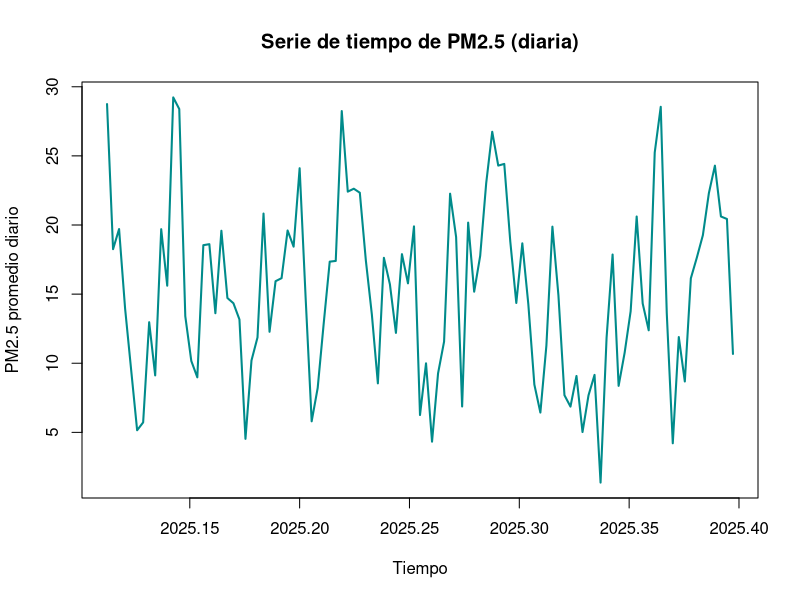
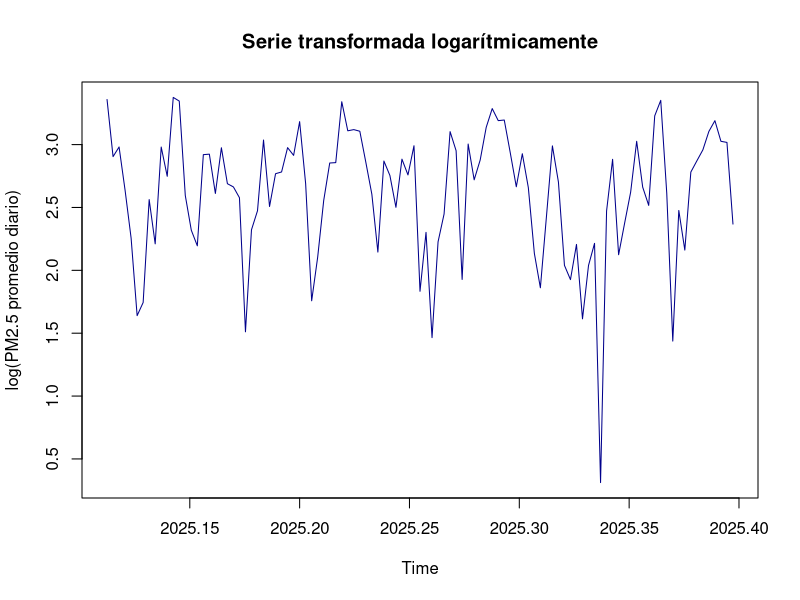
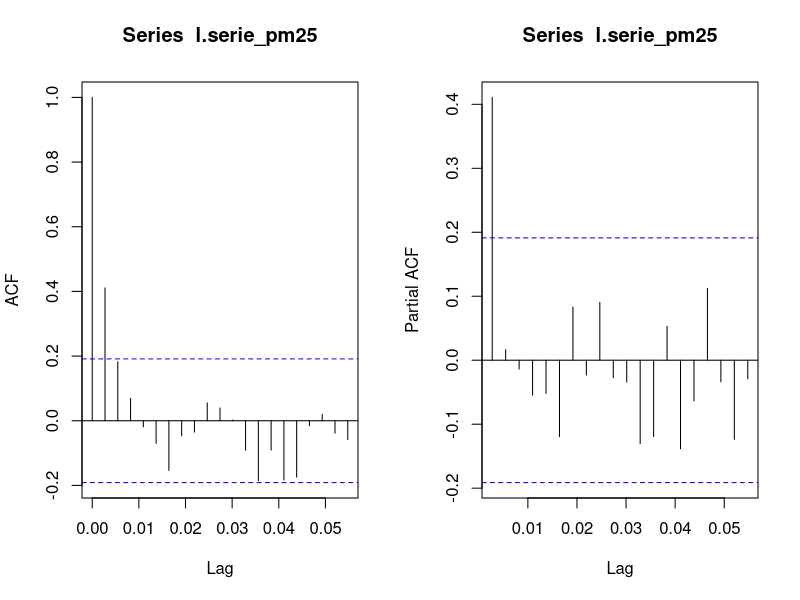

The R source for these figures, in order:
## ---- chunk 1
setwd("C:/PERSONAL_MAPU/UNIVERSIDADES/NACIONAL/SERIES_DE_TIEMPO_UNIVARIADAS/TRABAJO")
rm(list=ls())
## ---- chunk 2
#install.packages("readr")
#install.packages("knitr")
#install.packages("forecast")
library(readr) # Para leer el csv
library(knitr) # Para obtener la tabla en el pdf a partir de una tabla en r
library(forecast) # para el lambda de box-cox
library(tseries) # prueba de estacionariedad adf

## ---- chunk 3
aire <- read_csv("datos_todos.csv")
knitr::kable(head(aire,10),
             caption = "Primeros 10 datos",
             digits = 4)  # redondea a 4 decimales
## ---- chunk 4
str(aire)
## ---- chunk 5
# Creación de la serie
serie_pm25 <- ts(aire$promedio_pm25, start = c(2025, 42), frequency = 365)
# Gráfica
ts.plot(serie_pm25, col = "darkcyan", lwd = 2,
        ylab = "PM2.5 promedio diario", xlab = "Tiempo",
        main = "Serie de tiempo de PM2.5 (diaria)")

## ---- chunk 6
adf.test(serie_pm25,alternative = "stationary")
## ---- chunk 7
lambda <- BoxCox.lambda(serie_pm25)
lambda

## ---- chunk 8
# Transformación logarítmica
l.serie_pm25 <- log(serie_pm25)
ts.plot(l.serie_pm25, col = "darkblue",
        ylab = "log(PM2.5 promedio diario)",
        main = "Serie transformada logarítmicamente")

## ---- chunk 9
adf.test(l.serie_pm25,alternative = "stationary")
## ---- chunk 10
par(mfrow=c(1,2))
acf(l.serie_pm25)
pacf(l.serie_pm25)
## ---- chunk 11
ma2 <- arima(x = l.serie_pm25,order = c(0,0,2))
ma2
ar1 <- arima(x = l.serie_pm25,order = c(1,0,0))
ar1
arma1.2 <- arima(x = l.serie_pm25,order = c(1,0,2))
arma1.2
## ---- chunk 12
parametros <- c("intercepto","ar1","ma1","ma2","loglikelihood","AIC")
resumen <- cbind("Parámetros"=parametros,
                 "ar1"=c(coef(ar1)[2],coef(ar1)[1],0,0,ar1$loglik,ar1$aic),
                 "significancia ar1"=c((ar1$coef/sqrt(diag(ar1$var.coef)))[2],
                                   (ar1$coef/sqrt(diag(ar1$var.coef)))[1],
                                   0,0,0,0),
                 "ma2"=c(coef(ma2)[3],0,coef(ma2)[-3],ma2$loglik,ma2$aic),
                 "significancia ma2"=c((ma2$coef/sqrt(diag(ma2$var.coef)))[3],0,
                                   (ma2$coef/sqrt(diag(ma2$var.coef)))[-3],
                                   0,0))
knitr::kable(resumen,
             caption = "Tabla de resumen de los modelos",
             digits = 3,
             row.names = F)
